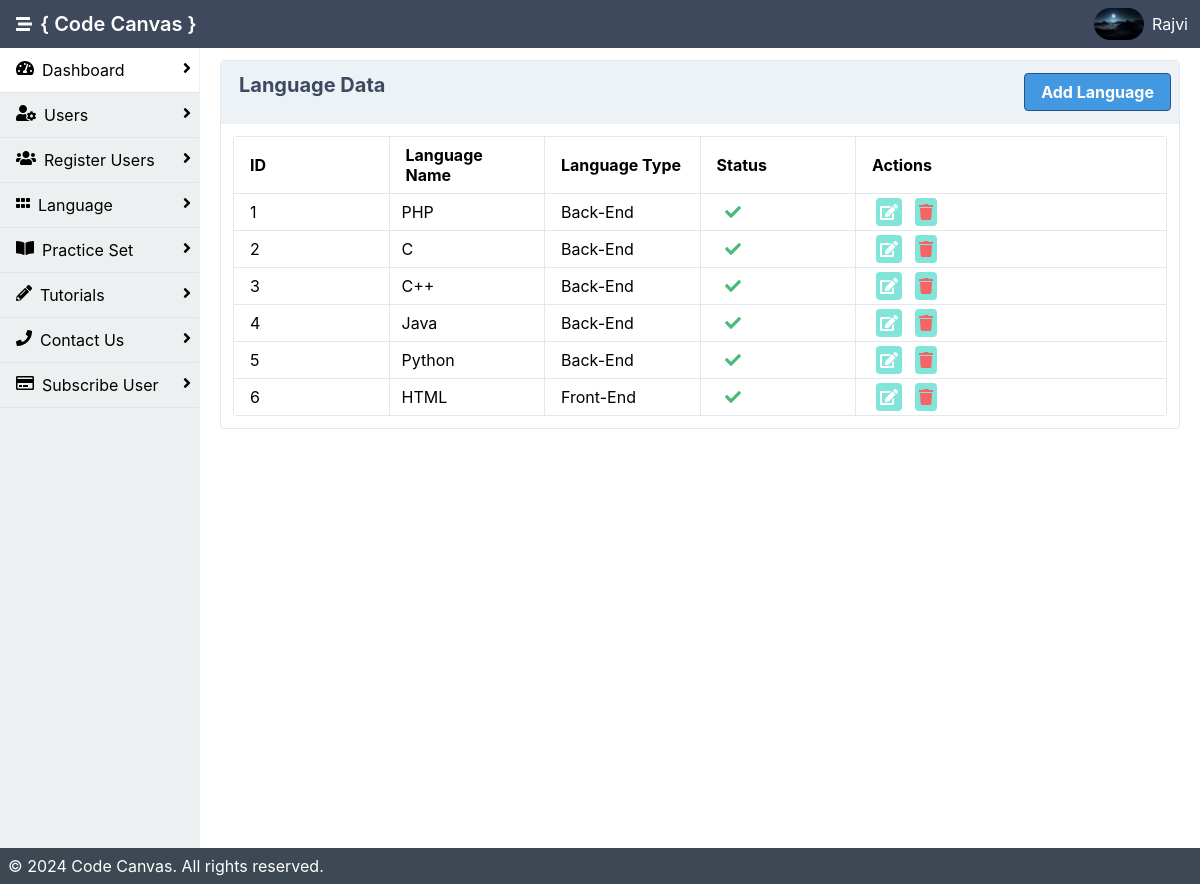
The page /admin/lang.php (signed in) on the database its author committed.
### tables this page shows
CREATE TABLE `user` (
  `user_id` int(11) NOT NULL,
  `u_image` varchar(200) DEFAULT NULL,
  `name` varchar(200) NOT NULL,
  `email` varchar(200) NOT NULL,
  `passwd` varchar(50) NOT NULL,
  `is_active` int(11) NOT NULL DEFAULT 0,
  `created_date` date NOT NULL DEFAULT current_timestamp(),
  `number` varchar(10) NOT NULL,
  `city` varchar(400) NOT NULL
);

CREATE TABLE `lang` (
  `langid` int(11) NOT NULL,
  `lang_name` varchar(200) NOT NULL,
  `lang_type` varchar(200) NOT NULL,
  `is_active` int(11) DEFAULT 1
);

### admin/lang.php (the view, shortened to what this page needs)
<?php
include 'inc/header.php';
$records_per_page = 8;
$current_page = isset($_GET['page']) ? $_GET['page'] : 1;
$start_from = ($current_page - 1) * $records_per_page;
$qry = "SELECT * FROM lang LIMIT $start_from, $records_per_page";
$data = mysqli_query($con, $qry);
$index_start = ($current_page - 1) * $records_per_page + 0;
?>
<!DOCTYPE html>
<html lang="en">
<div class="mx-auto bg-grey-400">
    <div class="min-h-screen flex flex-col">
        <div class="flex flex-1">
            <?php include 'inc/sidebar.php'; ?>
            <main class="bg-white-500 flex-1 p-3 overflow-hidden">
            <div class="flex flex-1  flex-col md:flex-row lg:flex-row mx-2">
                        <div class="mb-2 border-solid border-gray-300 rounded border shadow-sm w-full">
                        <div class="bg-gray-200 px-2 py-3 border-solid border-gray-200 border-b flex justify-between">
                        <span class="heder">Language Data</span>
                        <a class="bg-blue-500 hover:bg-blue-800 text-white font-bold py-2 px-4 border border-blue-800 rounded" href="add_lang.php">Add Language</a>
                    </div>
                            <div class="p-3">
                                <table class="table-responsive w-full rounded">
                                    <thead>
                                      <tr>
                                          <th class="border w-1/6 px-4 py-2">ID</th>
                                          <th class="border w-1/6 px-4 py-2">Language Name</th>
                                          <th class="border w-1/6 px-4 py-2">Language Type</th>
                                        <th class="border w-1/6 px-4 py-2">Status</th>
                                        <th class="border w-1/7 px-4 py-2">Actions</th>
                                      </tr>
                                    </thead>
                                    <tbody>
                                    <?php
                                    $i = $index_start;
                                    if(mysqli_num_rows($data) > 0 ){
                                    while($result= mysqli_fetch_assoc($data)){
                                        $i++;
                                    ?>
                                        <tr>
                                            <td class="border px-4 py-2"><?php echo $i;?></td>
                                            <td class="border px-3 py-2"><?php echo $result['lang_name'];?></td>
                                            <td class="border px-4 py-2"><?php echo $result['lang_type'];?></td>
                                            <td class="border px-4 py-2"><?php if($result['is_active'] == 1){?>
                                                <i class="fa fa-check text-green-500 mx-2"></i>
                                                <?php }else{ ?>
                                                    <i class="fa fa-close text-red-500 mx-2"></i>
                                                <?php }?></td>
                                            <td class="border px-4 py-2">
                                                <a class="bg-teal-300 cursor-pointer rounded p-1 mx-1 text-white" href="edit_lang.php?lang_id=<?php echo $result['langid']; ?>">
                                                        <i class="fas fa-edit"></i></a>
                                                <a class="bg-teal-300 cursor-pointer rounded p-1 mx-1 text-red-500" href="delete.php?lang_id=<?php echo $result['langid']; ?>">
                                                        <i class="fas fa-trash"></i>
                                                </a>
                                            </td>
                                        </tr>
                                        <?php } }else{
                                            ?>
                        <tr><td class="border px-4 py-2">No Data Found!!</td></tr>
                                            <?php
                    }?>
                                    </tbody>
                                </table>
                            </div>
                        </div>
                    </div>
                    <div class="p-3">
                        </div>
                </div>
        </div>
        <?php include 'inc/footer.php'; ?>
    </div>
</body>
</html>

### admin/inc/header.php (shortened to what this page needs)
<?php
include 'db.php';
$userid = $_SESSION["userid"];
$name = $_SESSION["name"];
$qry = "SELECT * FROM user WHERE user_id= '".$userid."'";
$res = mysqli_query($con , $qry);
$data = mysqli_fetch_assoc($res);
$image = "uploads/".$data['u_image'];
?>
<html lang="en">
<head>
    <link rel="stylesheet" href="./dist/styles.css">
    <link rel="stylesheet" href="https://cdnjs.cloudflare.com/ajax/libs/font-awesome/4.7.0/css/font-awesome.min.css">
</head>
<body>
<header class="bg-nav">
            <div class="flex justify-between">
                <div class="p-1 mx-3 inline-flex items-center">
                    <i class="fas fa-stream text-white" onclick="sidebarToggle()"></i>
                    <h1 class="text-white p-2">{ Code Canvas }</h1>
                </div>
                <div class="p-1 flex flex-row items-center">
                    <?php if(isset($data['u_image']) && file_exists($image)){
                                                    ?>
                    <img onmouseover="profileToggle()" class="inline-block h-8 rounded-full" src="<?php echo 'uploads/'.$data['u_image'];?>" alt="">
                    <?php }else{ ?>
                                                    <img src="uploads/images.png" onmouseover="profileToggle()" class="inline-block h-8 rounded-full"></img>
                                                    <?php } ?>
                    <a href="#" onmouseover="profileToggle()" onmouseout="profileToggle()" class="text-white p-2 no-underline hidden md:block lg:block"><?php echo $name; ?></a>
                </div>
            </div>
        </header>

### rows shown on the page
user: u_image (picture)
lang: lang_name "PHP", lang_type "Back-End", is_active 1 (drawn)
lang: lang_name "C", lang_type "Back-End", is_active 1 (drawn)
lang: lang_name "C++", lang_type "Back-End", is_active 1 (drawn)
lang: lang_name "Java", lang_type "Back-End", is_active 1 (drawn)
lang: lang_name "Python", lang_type "Back-End", is_active 1 (drawn)
lang: lang_name "HTML", lang_type "Front-End", is_active 1 (drawn)

### other values the page prints
$name "Rajvi"
